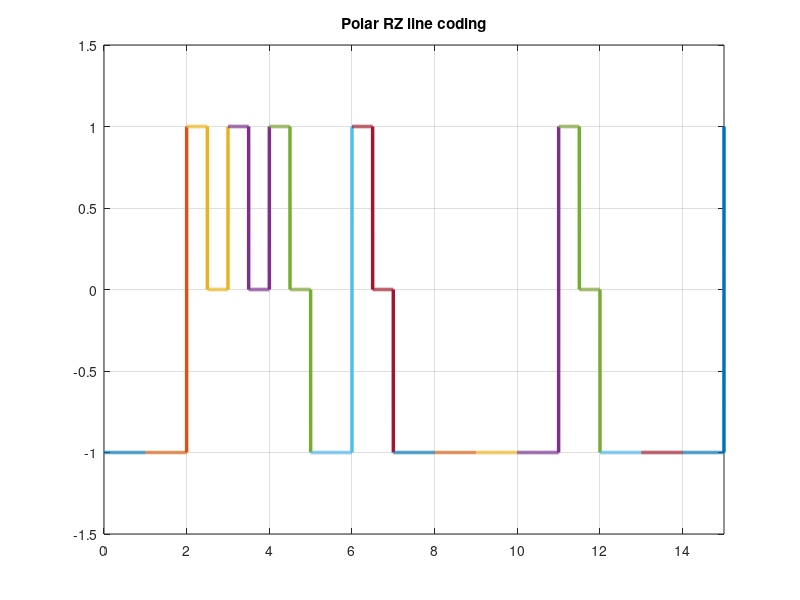

Source code (MATLAB):
X=[0 0 1 1 1 0 1 0 0 0 0 1 0 0 0];

% Polar return to zero line coding
% Arguments:
%           X - binary input vector
% Returns:
%          Polar RZ line coding plot

n = 1;
L = length(X);
X(L+1) = 1;

while n <= length(X)-1
    t  = n-1:0.001:n;
    if X(n) == 0
        if X(n+1) == 0
            y = -(t<n)-(t==n);
        else
            y = -(t<n)+(t==n);
        end
        plot(t, y, 'LineWidth', 2.5)
        title('Polar RZ line coding')
        grid on
        hold on
        axis([0 length(X)-1 -1.5 1.5]);
    else
        if X(n+1) == 0
            y = (t<n-0.5)-1*(t==n);
        else
            y = (t<n-0.5)+1*(t==n);
        end
        plot(t, y, 'LineWidth', 2.5)
        title('Polar RZ line coding')
        grid on
        hold on
        axis([0 length(X)-1 -1.5 1.5]);
    end
    n = n+1;
end
